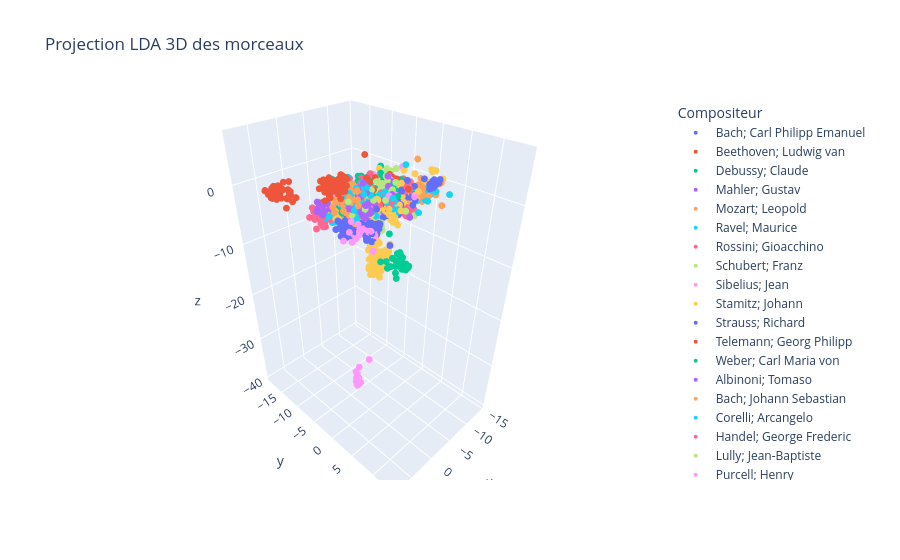

Notebook cell for this chart:
### Markdown cell above
## Clustering

### Code cell
lda_3d = LDA(n_components=3)
X_lda_3d = lda_3d.fit_transform(X_scaled, y)

fig = px.scatter_3d(
    x=X_lda_3d[:, 0],
    y=X_lda_3d[:, 1],
    z=X_lda_3d[:, 2],
    color=y,
    labels={'color': 'Compositeur'},
    hover_name=morceaux,
    hover_data={'Compositeur': y, 'Période': periodes},
    title="Projection LDA 3D des morceaux"
)
fig.update_traces(marker=dict(size=4))
fig.show()
